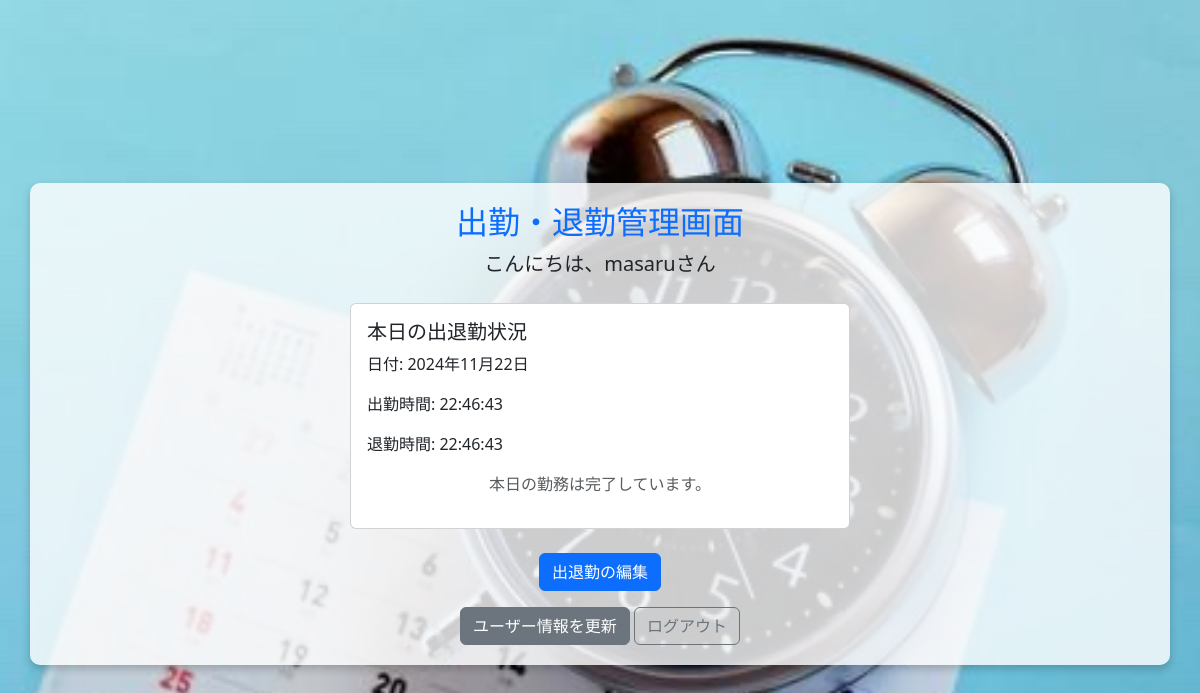
The app's page /attendance/ (signed in) with its own data.
### attendance_system/models.py (models this page shows, shortened)
class Attendance(models.Model):
    STATUS_CHOICES = [
        ('unupdated', '未更新'),
        ('pending', '申請中'),
        ('approved', '承認済み'),
        ('rejected', '再提出'),
    ]
    user = models.ForeignKey(User, on_delete=models.CASCADE)  # ユーザーとのリレーション
    check_in = models.DateTimeField(null=True, blank=True)  # 出勤時間
    check_out = models.DateTimeField(null=True, blank=True)  # 退勤時間
    date = models.DateField(default=now)  # 日付
    status = models.CharField(
        max_length=20,
        choices=STATUS_CHOICES,
        default='unupdated'  # デフォルトは未更新
    )
    is_approved = models.BooleanField(default=None, null=True, blank=True)  # 承認状態

### attendance_system/views.py (the view, shortened to what this page needs)
# urls.py: path('attendance/', views.attendance_view, name='attendance'),
@login_required
def attendance_view(request):
    user = request.user
    today = timezone.now().date()
    attendance, created = Attendance.objects.get_or_create(user=user, date=today)
    is_admin = user.groups.filter(name='幹部クラス').exists()
    is_manager = user.groups.filter(name='中間管理職').exists()
    is_employee = user.groups.filter(name='一般社員').exists()
    return render(request, 'attendance_system/attendance.html', {
        'attendance': attendance,
        'is_admin': is_admin,
        'is_manager': is_manager,
        'is_employee': is_employee,
    })

### attendance_system/templates/attendance_system/attendance.html (shortened to what this page needs)
<!DOCTYPE html>
<html lang="ja">
<head>
    {% load static %}
    <link href="https://cdn.jsdelivr.net/npm/bootstrap@5.3.0/dist/css/bootstrap.min.css" rel="stylesheet">
</head>
<body class="bg-light">
    <div class="container mt-5">
        <div class="text-center mb-4">
            <h2 class="text-primary">出勤・退勤管理画面</h2>
            <p class="lead">こんにちは、<strong>{{ request.user.username }}</strong>さん</p>
        </div>
        <div class="card mx-auto" style="max-width: 500px;">
            <div class="card-body">
                <h5 class="card-title">本日の出退勤状況</h5>
                <p class="card-text">日付: {{ attendance.date|date:"Y年m月d日" }}</p>
                <p class="card-text">出勤時間: {{ attendance.check_in|date:"H:i:s" }}</p>
                <p class="card-text">退勤時間: {{ attendance.check_out|date:"H:i:s" }}</p>
                <form method="post" class="text-center">
                    {% if not attendance.check_in %}
                        <button type="submit" name="check_in" class="btn btn-success w-100">出勤</button>
                    {% elif not attendance.check_out %}
                        <button type="submit" name="check_out" class="btn btn-danger w-100">退勤</button>
                    {% else %}
                        <p class="text-muted">本日の勤務は完了しています。</p>
                    {% endif %}
                </form>
            </div>
        </div>
        <div class="text-center mt-4">
            {% if is_admin %}
                <a href="{% url 'attendance_approval' %}" class="btn btn-primary">出退勤の承認</a>
            {% elif is_manager %}
                <a href="{% url 'edit_attendance' attendance.id %}" class="btn btn-primary">出退勤の編集</a>
            {% endif %}
            <div class="mt-3">
                <a href="{% url 'update_profile' %}" class="btn btn-secondary">ユーザー情報を更新</a>
                <a href="{% url 'welcome' %}" class="btn btn-outline-secondary">ログアウト</a>
            </div>
        </div>
    </div>
</body>
</html>

### records on screen
Attendance: date "2024年11月22日", check_in "22:46:43", check_out "22:46:43"

### other values on screen
{{ request.user.username }} "masaru"
